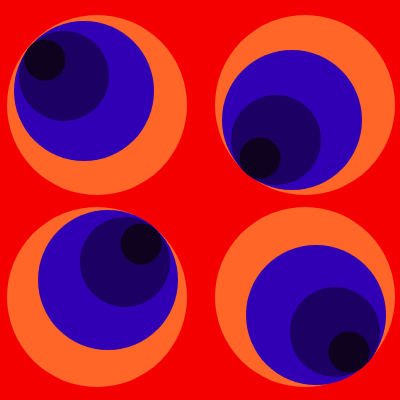
Frame 1 (no input)
Frame 60 (no input): identical to frame 1, image omitted
Frame 120 (the mouse pressed at the canvas centre since frame 60): identical to frame 1, image omitted

The p5.js sketch that drew this single still picture (run headless with seeded random() and noise() and a simulated clock; from frame 60 on, the mouse is pressed at the canvas centre):

// p5.js sketch
// ── sketch.js
function setup() {
  createCanvas(400, 400);
}

function draw() {
  background(245,0,0);
  
  fill('rgb(255,102,40)')   
  noStroke()  
  circle (97,105,180)
  circle (305,297,180)
  circle (305,105,180)
  circle (97,297,180)
  
  fill('rgb(49,0,180)') 
  circle (84, 91, 140)
  circle (292,120, 140)
  circle (108,280,140)
  circle (316, 315,140)
  
  fill('rgb(28,0,100)') 
  circle (64,76,90) 
  circle (125, 262, 90) 
  circle (335,332,90)
  circle (276,140,90)
  
  fill('rgb(15,2,30)')
  circle (45,60, 41)
  circle (260,158,41)
  circle (349,352,41)
  circle (141,244,41)
  
}
